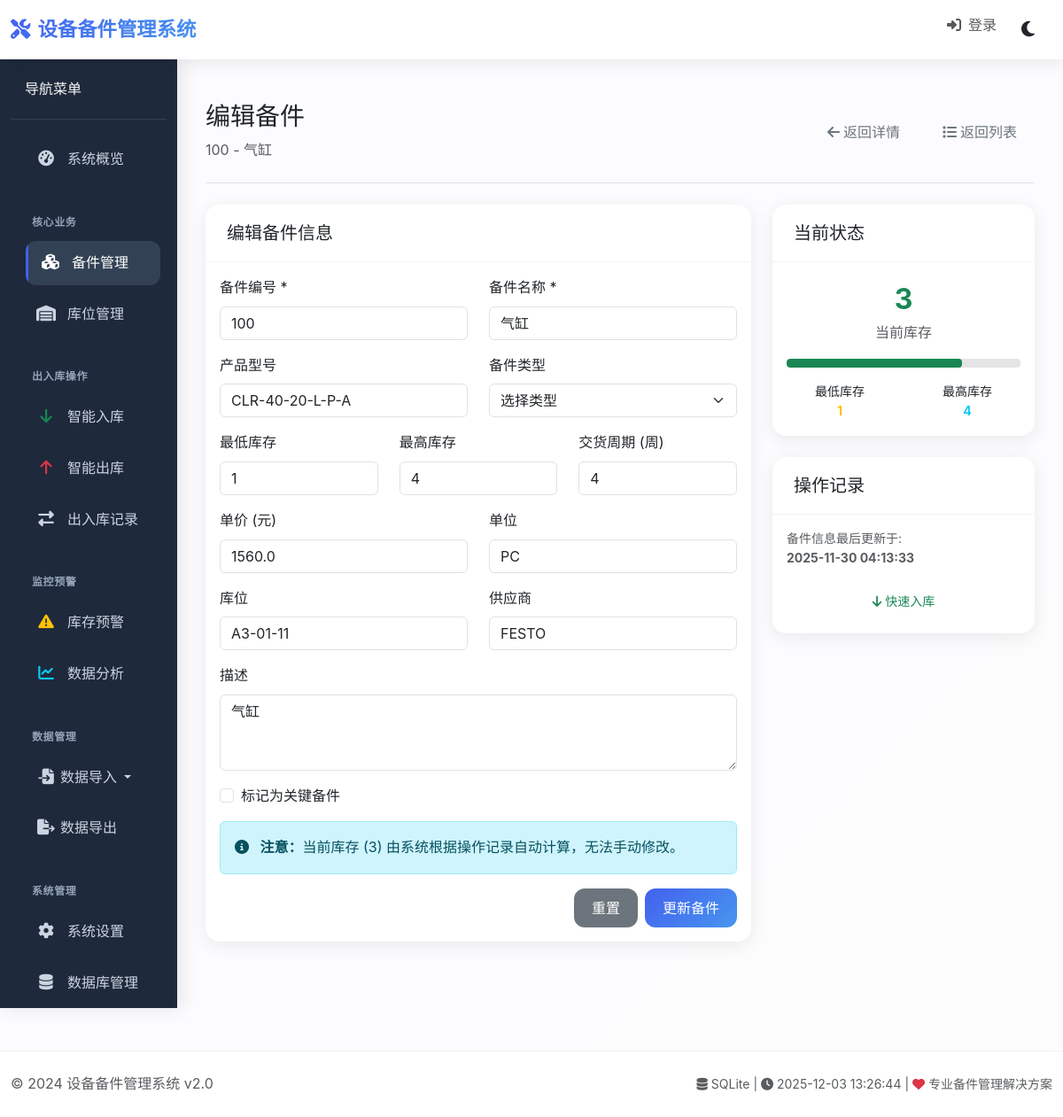
/part/13/edit, run on the app's committed database.
### tables this page shows
CREATE TABLE spare_parts (
                id INTEGER PRIMARY KEY AUTOINCREMENT,
                part_no TEXT NOT NULL,
                name TEXT NOT NULL,
                type TEXT,
                product_model TEXT,  -- 新增字段
                current_stock INTEGER DEFAULT 0,
                min_stock INTEGER DEFAULT 0,
                max_stock INTEGER DEFAULT 0,
                key_part BOOLEAN DEFAULT FALSE,
                lt_weeks INTEGER DEFAULT 0,
                unit_price REAL DEFAULT 0.0,
                unit TEXT,
                location TEXT,
                supplier TEXT,
                description TEXT,
                created_date TIMESTAMP DEFAULT CURRENT_TIMESTAMP,
                updated_date TIMESTAMP DEFAULT CURRENT_TIMESTAMP,
                UNIQUE(part_no, name)
            );

### routes/parts_routes.py (the view, shortened to what this page needs)
    @app.route('/part/<int:part_id>/edit', methods=['GET', 'POST'])
    def edit_part(part_id):
        part = get_spare_part_by_id(part_id)
        if not part:
            flash('备件不存在', 'danger')
            return redirect(url_for('parts_list'))
        return render_template('edit_part.html', part=part)

### models/database.py (called while the page is built)
def get_spare_part_by_id(part_id):
    db_manager = DatabaseManager()
    with db_manager.get_connection() as conn:
        cursor = conn.execute('SELECT * FROM spare_parts WHERE id = ?', (part_id,))
        return cursor.fetchone()

    def _init_db(self):
        os.makedirs(os.path.dirname(self.db_path) if os.path.dirname(self.db_path) else '.', exist_ok=True)
        with self._get_raw_connection() as conn:
            conn.execute("PRAGMA foreign_keys = ON")
            conn.execute("PRAGMA journal_mode = WAL")
            conn.execute("PRAGMA synchronous = NORMAL")
            conn.execute("PRAGMA cache_size = 100000")
            conn.execute("PRAGMA temp_store = MEMORY")
            conn.execute("PRAGMA mmap_size = 268435456")
            conn.execute("PRAGMA page_size = 4096")
            conn.execute("PRAGMA busy_timeout = 10000")

    @contextmanager
    def _get_raw_connection(self):
        conn = None
        try:
            conn = sqlite3.connect(
                self.db_path,
                timeout=30.0,
                check_same_thread=False,
                isolation_level=None
            )
            conn.row_factory = sqlite3.Row
            yield conn
        finally:
            if conn:
                conn.close()

### templates/edit_part.html (shortened to what this page needs)
{% extends "base.html" %}
{% block content %}
<div class="d-flex justify-content-between flex-wrap flex-md-nowrap align-items-center pt-3 pb-4 mb-4 border-bottom">
    <div>
        <h1 class="h3 mb-2">编辑备件</h1>
        <p class="text-muted mb-0">{{ part[1] }} - {{ part[2] }}</p>
    </div>
    <div class="btn-toolbar mb-2 mb-md-0">
        <a href="{{ url_for('part_detail', part_id=part[0]) }}" class="btn btn-outline-secondary me-2">
            <i class="fas fa-arrow-left me-1"></i>返回详情
        </a>
        <a href="{{ url_for('parts_list') }}" class="btn btn-outline-secondary">
            <i class="fas fa-list me-1"></i>返回列表
        </a>
    </div>
</div>
<div class="row">
    <div class="col-lg-8">
        <div class="card">
            <div class="card-header">
                <h5 class="card-title mb-0">编辑备件信息</h5>
            </div>
            <div class="card-body">
                <form method="post">
                    <div class="row">
                        <div class="col-md-6">
                            <div class="mb-3">
                                <label class="form-label">备件编号 *</label>
                                <input type="text" class="form-control" name="part_no" required
                                       value="{{ part[1] }}">
                            </div>
                        </div>
                        <div class="col-md-6">
                            <div class="mb-3">
                                <label class="form-label">备件名称 *</label>
                                <input type="text" class="form-control" name="name" required
                                       value="{{ part[2] }}">
                            </div>
                        </div>
                    </div>
                    <div class="row">
                        <div class="col-md-6">
                            <div class="mb-3">
                                <label class="form-label">产品型号</label>
                                <input type="text" class="form-control" name="type"
                                       value="{{ part[3] or '' }}" placeholder="产品具体型号">
                            </div>
                        </div>
                        <div class="col-md-6">
                            <div class="mb-3">
                                <label class="form-label">备件类型</label>
                                <select class="form-select" name="product_model">
                                    <option value="">选择类型</option>
                                </select>
                            </div>
                        </div>
                    </div>
                    <div class="row">
                        <div class="col-md-4">
                            <div class="mb-3">
                                <label class="form-label">最低库存</label>
                                <input type="number" class="form-control" name="min_stock"
                                       value="{{ part[6] }}" min="0">
                            </div>
                        </div>
                        <div class="col-md-4">
                            <div class="mb-3">
                                <label class="form-label">最高库存</label>
                                <input type="number" class="form-control" name="max_stock"
                                       value="{{ part[7] }}" min="0">
                            </div>
                        </div>
                        <div class="col-md-4">
                            <div class="mb-3">
                                <label class="form-label">交货周期 (周)</label>
                                <input type="number" class="form-control" name="lt_weeks"
                                       value="{{ part[9] }}" min="0">
                            </div>
                        </div>
                    </div>
                    <div class="row">
                        <div class="col-md-6">
                            <div class="mb-3">
                                <label class="form-label">单价 (元)</label>
                                <input type="number" class="form-control" name="unit_price"
                                       step="0.01" min="0" value="{{ part[10] }}">
                            </div>
                        </div>
                        <div class="col-md-6">
                            <div class="mb-3">
                                <label class="form-label">单位</label>
                                <input type="text" class="form-control" name="unit"
                                       value="{{ part[11] or '' }}" placeholder="如：个、件、套">
                            </div>
                        </div>
                    </div>
                    <div class="row">
                        <div class="col-md-6">
                            <div class="mb-3">
                                <label class="form-label">库位</label>
                                <input type="text" class="form-control" name="location"
                                       value="{{ part[12] or '' }}" placeholder="库位代码">
                            </div>
                        </div>
                        <div class="col-md-6">
                            <div class="mb-3">
                                <label class="form-label">供应商</label>
                                <input type="text" class="form-control" name="supplier"
                                       value="{{ part[13] or '' }}" placeholder="供应商名称">
                            </div>
                        </div>
                    </div>
                    <div class="mb-3">
                        <label class="form-label">描述</label>
                        <textarea class="form-control" name="description" rows="3">{{ part[14] or '' }}</textarea>
                    </div>
                    <div class="mb-3 form-check">
                        <input type="checkbox" class="form-check-input" name="key_part" value="true"
                               {% if part[8] %}checked{% endif %}>
                        <label class="form-check-label">标记为关键备件</label>
                    </div>
                    <div class="alert alert-info">
                        <i class="fas fa-info-circle me-2"></i>
                        <strong>注意：</strong>当前库存 ({{ part[5] }}) 由系统根据操作记录自动计算，无法手动修改。
                    </div>
                    <div class="d-flex justify-content-end">
                        <button type="reset" class="btn btn-secondary me-2">重置</button>
                        <button type="submit" class="btn btn-primary">更新备件</button>
                    </div>
                </form>
            </div>
        </div>
    </div>
    <div class="col-lg-4">
        <div class="card mb-4">
            <div class="card-header">
                <h5 class="card-title mb-0">当前状态</h5>
            </div>
            <div class="card-body">
                <div class="text-center mb-3">
                    <div class="fs-2 fw-bold {% if part[5] <= part[6] %}text-danger{% elif part[5] <= part[6] * 1.2 %}text-warning{% else %}text-success{% endif %}">
                        {{ part[5] }}
                    </div>
                    <div class="text-muted">当前库存</div>
                </div>
                <div class="progress mb-3" style="height: 10px;">
                    {% set progress_percent = (part[5] / part[7] * 100) if part[7] > 0 else 0 %}
                    <div class="progress-bar
                        {% if part[5] <= part[6] %}bg-danger
                        {% elif part[5] <= part[6] * 1.2 %}bg-warning
                        {% else %}bg-success{% endif %}"
                         style="width: {{ progress_percent }}%">
                    </div>
                </div>
                <div class="row text-center small">
                    <div class="col-6">
                        <div>最低库存</div>
                        <div class="fw-bold text-warning">{{ part[6] }}</div>
                    </div>
                    <div class="col-6">
                        <div>最高库存</div>
                        <div class="fw-bold text-info">{{ part[7] }}</div>
                    </div>
                </div>
            </div>
        </div>
        <div class="card">
            <div class="card-header">
                <h5 class="card-title mb-0">操作记录</h5>
            </div>
            <div class="card-body">
                <p class="small text-muted">
                    备件信息最后更新于:<br>
                    <strong>{{ part[16] }}</strong>
                </p>
                <div class="d-grid">
                    <a href="{{ url_for('smart_inbound') }}?part_no={{ part[1] }}" class="btn btn-outline-success btn-sm">
                        <i class="fas fa-arrow-down me-1"></i>快速入库
                    </a>
                </div>
            </div>
        </div>
    </div>
</div>
{% endblock %}

### templates/base.html (style rules this page uses)
:root { --primary: #4361ee; --primary-dark: #3a56d4; --secondary: #6c757d; --success: #4cc9f0; --info: #4895ef; --warning: #f72585; --danger: #e63946; --light: #f8f9fa; --dark: #212529; --sidebar-bg: #1e293b; --sidebar-hover: #334155; --card-shadow: 0 4px 20px rgba(0,0,0,0.08); --transition: all 0.3s cubic-bezier(0.4, 0, 0.2, 1); }
body { font-family: -apple-system, BlinkMacSystemFont, 'Segoe UI', 'Microsoft YaHei', Roboto, Oxygen, Ubuntu, Cantarell, 'Open Sans', 'Helvetica Neue', sans-serif; background: linear-gradient(135deg, #667eea 0%, #764ba2 100%); min-height: 100vh; line-height: 1.6; font-weight: 400; }
.card { border: none; border-radius: 1rem; box-shadow: var(--card-shadow); transition: var(--transition); background: rgba(255, 255, 255, 0.95); margin-bottom: 1.5rem; overflow: hidden; }
.card-header { background: rgba(255, 255, 255, 0.9); border-bottom: 1px solid rgba(0,0,0,0.05); padding: 1.25rem 1.5rem; font-weight: 600; }
.btn { border-radius: 0.75rem; font-weight: 500; padding: 0.625rem 1.25rem; transition: var(--transition); border: none; }
.btn-primary { background: linear-gradient(135deg, var(--primary), var(--info)); }
.progress { height: 8px; border-radius: 4px; background: rgba(0,0,0,0.1); }
.progress-bar { border-radius: 4px; }

### data on the page
spare_parts: part_no "100", name "气缸", type "CLR-40-20-L-P-A", min_stock "1", max_stock "4", lt_weeks "4", unit_price "1560.0", unit "PC", location "A3-01-11", supplier "FESTO", description "气缸", current_stock "3", updated_date "2025-11-30 04:13:33"
